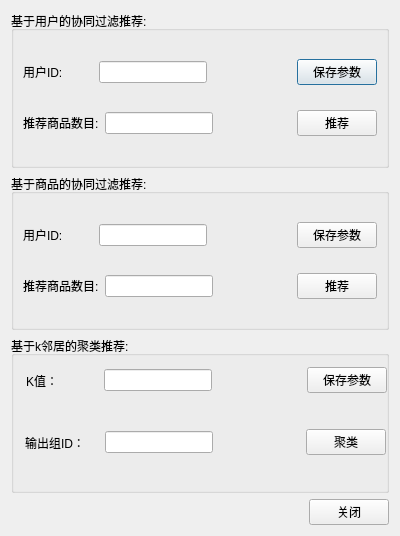
<?xml version="1.0" encoding="UTF-8"?>
<ui version="4.0">
 <class>Dialog</class>
 <widget class="QDialog" name="Dialog">
  <property name="geometry">
   <rect>
    <x>0</x>
    <y>0</y>
    <width>400</width>
    <height>536</height>
   </rect>
  </property>
  <property name="windowTitle">
   <string>商品推荐系统</string>
  </property>
  <layout class="QVBoxLayout" name="verticalLayout_3">
   <item>
    <widget class="QGroupBox" name="groupBox">
     <property name="title">
      <string>基于用户的协同过滤推荐:</string>
     </property>
     <layout class="QVBoxLayout" name="verticalLayout">
      <item>
       <layout class="QHBoxLayout" name="horizontalLayout">
        <item>
         <widget class="QLabel" name="label">
          <property name="text">
           <string>用户ID:         </string>
          </property>
         </widget>
        </item>
        <item>
         <widget class="QLineEdit" name="lineEdit"/>
        </item>
        <item>
         <spacer name="horizontalSpacer">
          <property name="orientation">
           <enum>Qt::Horizontal</enum>
          </property>
          <property name="sizeHint" stdset="0">
           <size>
            <width>40</width>
            <height>20</height>
           </size>
          </property>
         </spacer>
        </item>
        <item>
         <widget class="QPushButton" name="pushButton">
          <property name="text">
           <string>保存参数</string>
          </property>
         </widget>
        </item>
       </layout>
      </item>
      <item>
       <layout class="QHBoxLayout" name="horizontalLayout_2">
        <item>
         <widget class="QLabel" name="label_2">
          <property name="text">
           <string>推荐商品数目:</string>
          </property>
         </widget>
        </item>
        <item>
         <widget class="QLineEdit" name="lineEdit_2"/>
        </item>
        <item>
         <spacer name="horizontalSpacer_2">
          <property name="orientation">
           <enum>Qt::Horizontal</enum>
          </property>
          <property name="sizeHint" stdset="0">
           <size>
            <width>40</width>
            <height>20</height>
           </size>
          </property>
         </spacer>
        </item>
        <item>
         <widget class="QPushButton" name="pushButton_3">
          <property name="text">
           <string>推荐</string>
          </property>
         </widget>
        </item>
       </layout>
      </item>
     </layout>
    </widget>
   </item>
   <item>
    <widget class="QGroupBox" name="groupBox_2">
     <property name="title">
      <string>基于商品的协同过滤推荐:</string>
     </property>
     <layout class="QVBoxLayout" name="verticalLayout_2">
      <item>
       <layout class="QHBoxLayout" name="horizontalLayout_3">
        <item>
         <widget class="QLabel" name="label_3">
          <property name="text">
           <string>用户ID:         </string>
          </property>
         </widget>
        </item>
        <item>
         <widget class="QLineEdit" name="lineEdit_3"/>
        </item>
        <item>
         <spacer name="horizontalSpacer_3">
          <property name="orientation">
           <enum>Qt::Horizontal</enum>
          </property>
          <property name="sizeHint" stdset="0">
           <size>
            <width>40</width>
            <height>20</height>
           </size>
          </property>
         </spacer>
        </item>
        <item>
         <widget class="QPushButton" name="pushButton_4">
          <property name="text">
           <string>保存参数</string>
          </property>
         </widget>
        </item>
       </layout>
      </item>
      <item>
       <layout class="QHBoxLayout" name="horizontalLayout_4">
        <item>
         <widget class="QLabel" name="label_4">
          <property name="text">
           <string>推荐商品数目:</string>
          </property>
         </widget>
        </item>
        <item>
         <widget class="QLineEdit" name="lineEdit_4"/>
        </item>
        <item>
         <spacer name="horizontalSpacer_4">
          <property name="orientation">
           <enum>Qt::Horizontal</enum>
          </property>
          <property name="sizeHint" stdset="0">
           <size>
            <width>40</width>
            <height>20</height>
           </size>
          </property>
         </spacer>
        </item>
        <item>
         <widget class="QPushButton" name="pushButton_5">
          <property name="text">
           <string>推荐</string>
          </property>
         </widget>
        </item>
       </layout>
      </item>
     </layout>
    </widget>
   </item>
   <item>
    <widget class="QGroupBox" name="groupBox_3">
     <property name="title">
      <string>基于k邻居的聚类推荐:</string>
     </property>
     <widget class="QWidget" name="layoutWidget">
      <property name="geometry">
       <rect>
        <x>15</x>
        <y>30</y>
        <width>361</width>
        <height>29</height>
       </rect>
      </property>
      <layout class="QHBoxLayout" name="horizontalLayout_6">
       <item>
        <widget class="QLabel" name="label_5">
         <property name="text">
          <string>K值：            </string>
         </property>
        </widget>
       </item>
       <item>
        <widget class="QLineEdit" name="lineEdit_5"/>
       </item>
       <item>
        <spacer name="horizontalSpacer_5">
         <property name="orientation">
          <enum>Qt::Horizontal</enum>
         </property>
         <property name="sizeHint" stdset="0">
          <size>
           <width>40</width>
           <height>20</height>
          </size>
         </property>
        </spacer>
       </item>
       <item>
        <widget class="QPushButton" name="pushButton_6">
         <property name="text">
          <string>保存参数</string>
         </property>
        </widget>
       </item>
      </layout>
     </widget>
     <widget class="QWidget" name="layoutWidget">
      <property name="geometry">
       <rect>
        <x>14</x>
        <y>92</y>
        <width>361</width>
        <height>29</height>
       </rect>
      </property>
      <layout class="QHBoxLayout" name="horizontalLayout_7">
       <item>
        <widget class="QLabel" name="label_6">
         <property name="text">
          <string>输出组ID：    </string>
         </property>
        </widget>
       </item>
       <item>
        <widget class="QLineEdit" name="lineEdit_6"/>
       </item>
       <item>
        <spacer name="horizontalSpacer_7">
         <property name="orientation">
          <enum>Qt::Horizontal</enum>
         </property>
         <property name="sizeHint" stdset="0">
          <size>
           <width>40</width>
           <height>20</height>
          </size>
         </property>
        </spacer>
       </item>
       <item>
        <widget class="QPushButton" name="pushButton_7">
         <property name="text">
          <string>聚类</string>
         </property>
        </widget>
       </item>
      </layout>
     </widget>
    </widget>
   </item>
   <item>
    <layout class="QHBoxLayout" name="horizontalLayout_5">
     <item>
      <spacer name="horizontalSpacer_6">
       <property name="orientation">
        <enum>Qt::Horizontal</enum>
       </property>
       <property name="sizeHint" stdset="0">
        <size>
         <width>40</width>
         <height>20</height>
        </size>
       </property>
      </spacer>
     </item>
     <item>
      <widget class="QPushButton" name="pushButton_2">
       <property name="text">
        <string>关闭</string>
       </property>
      </widget>
     </item>
    </layout>
   </item>
  </layout>
 </widget>
 <resources/>
 <connections/>
</ui>
